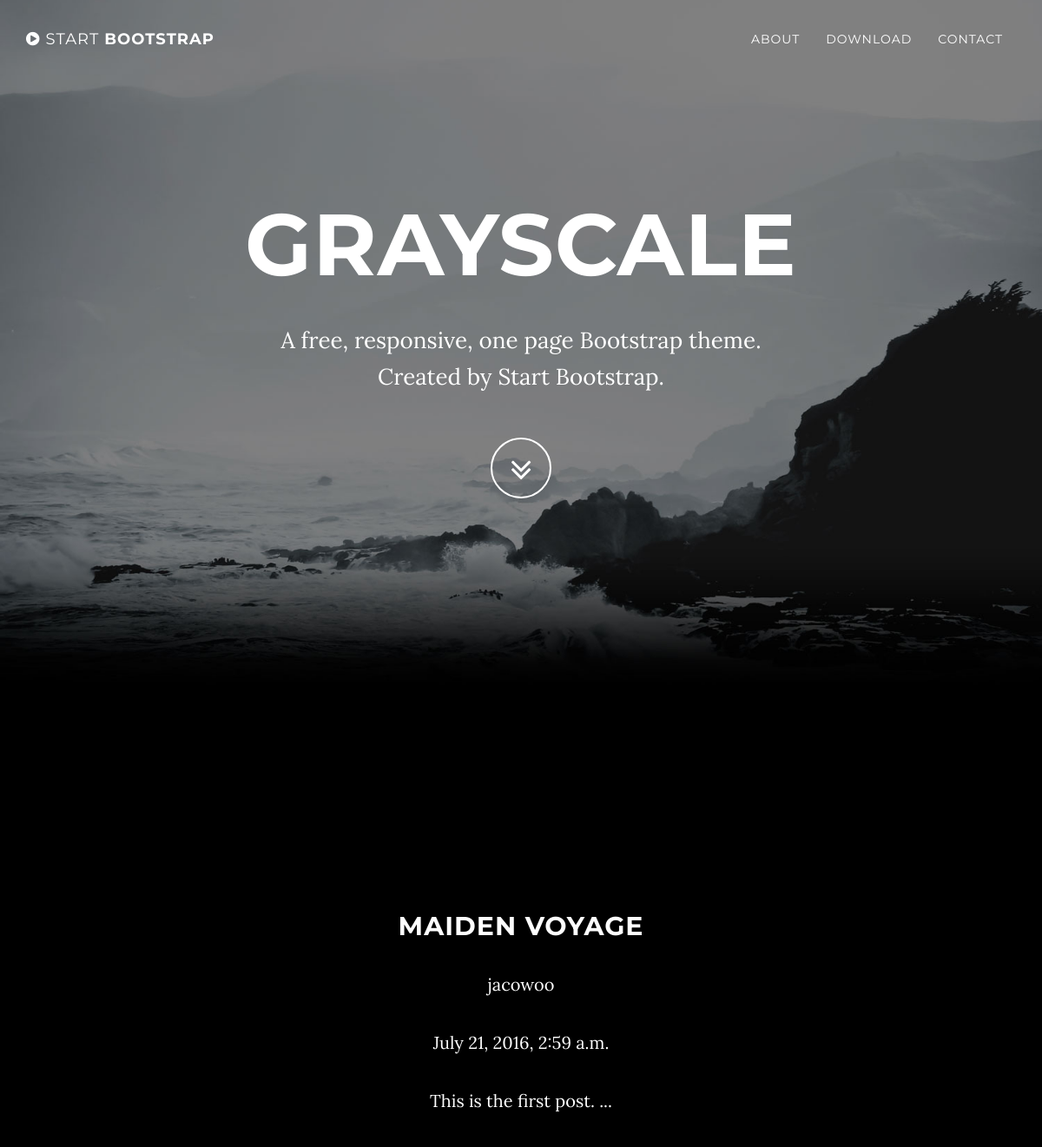
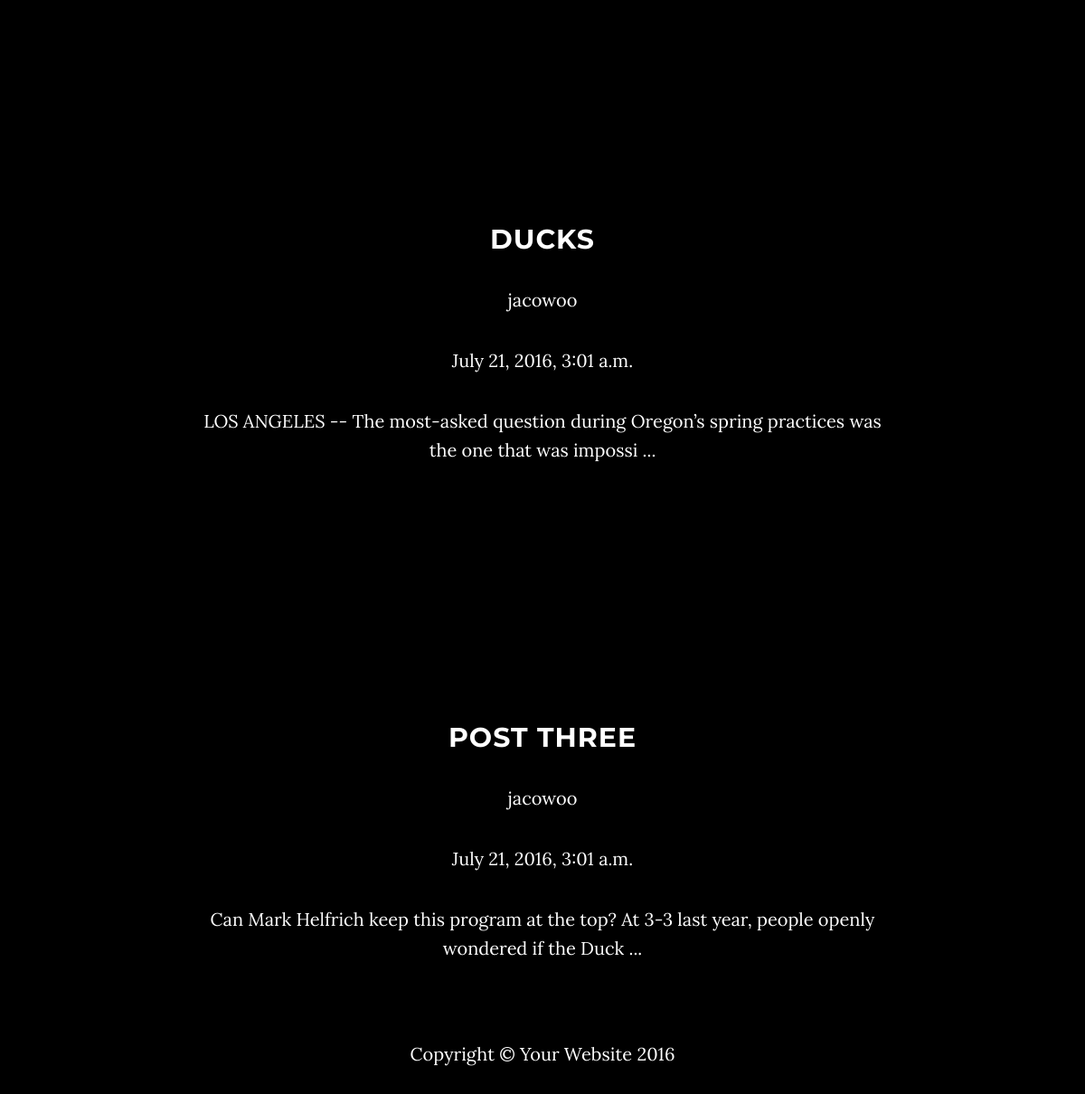
The page / on the database its author committed (2 pictures, top to bottom).
### blog/models.py (models this page shows, shortened)
class Post(models.Model):
    content = models.TextField()
    date_created = models.DateTimeField(auto_now = True)
    title = models.CharField(max_length = 300)
    author = models.ForeignKey(User)

### blog/views.py (the view)
# urls.py: 2. Add a URL to urlpatterns:  url(r'^$', views.home, name='home')
def home(requests):
    p = Post.objects.all()
    context_dict = {'post' : p}
    return render(requests, 'home.html', context_dict)

### blog/templates/home.html
{% extends "base.html" %}
{% block content %}
{% for posts in post %}
    <section id="about" class="container content-section text-center">
        <div class="row">
            <div class="col-lg-8 col-lg-offset-2">
                <h2>{{ posts.title }}</h2>
                <p>{{ posts.author }}</p>
                <p>{{ posts.date_created }}</p>
                <p>{{ posts.content|slice:":100" }} ...</p>
            </div>
        </div>
    </section>
{% endfor %}
{% endblock %}

### blog/templates/base.html (shortened to what this page needs)
{% load staticfiles %}
<!DOCTYPE html>
<html lang="en">
<head>
    <link href="{% static "css/bootstrap.min.css" %}" rel="stylesheet">
    <link href="{% static "vendor/font-awesome/css/font-awesome.min.css" %}" rel="stylesheet" type="text/css">
    <link href="{% static "css/grayscale.min.css" %}" rel="stylesheet">
</head>
<body id="page-top" data-spy="scroll" data-target=".navbar-fixed-top">
    {% include "_nav.html" %}
    <header class="intro">
        <div class="intro-body">
            <div class="container">
                <div class="row">
                    <div class="col-md-8 col-md-offset-2">
                        <h1 class="brand-heading">Grayscale</h1>
                        <p class="intro-text">A free, responsive, one page Bootstrap theme.
                            <br>Created by Start Bootstrap.</p>
                        <a href="#about" class="btn btn-circle page-scroll">
                            <i class="fa fa-angle-double-down animated"></i>
                        </a>
                    </div>
                </div>
            </div>
        </div>
    </header>
    {% block content %}
    {% endblock %}
    <footer>
        <div class="container text-center">
            <p>Copyright &copy; Your Website 2016</p>
        </div>
    </footer>
    </body>
    </html>

### blog/templates/_nav.html (shortened to what this page needs)
<nav class="navbar navbar-custom navbar-fixed-top" role="navigation">
    <div class="container">
        <div class="navbar-header">
            <a class="navbar-brand page-scroll" href="#page-top">
                <i class="fa fa-play-circle"></i> <span class="light">Start</span> Bootstrap
            </a>
        </div>
        <div class="collapse navbar-collapse navbar-right navbar-main-collapse">
            <ul class="nav navbar-nav">
                <li>
                    <a class="page-scroll" href="#about">About</a>
                </li>
                <li>
                    <a class="page-scroll" href="#download">Download</a>
                </li>
                <li>
                    <a class="page-scroll" href="#contact">Contact</a>
                </li>
            </ul>
        </div>
    </div>
</nav>

### rows shown on the page
Post: title "MAIDEN VOYAGE", author "jacowoo", date_created "July 21, 2016, 2:59 a.m.", content "This is the first post."
Post: title "DUCKS", author "jacowoo", date_created "July 21, 2016, 3:01 a.m.", content "LOS ANGELES -- The most-asked question during Oregon’s spring practices was the one that was impossi"
Post: title "POST THREE", author "jacowoo", date_created "July 21, 2016, 3:01 a.m.", content "Can Mark Helfrich keep this program at the top? At 3-3 last year, people openly wondered if the Duck"
